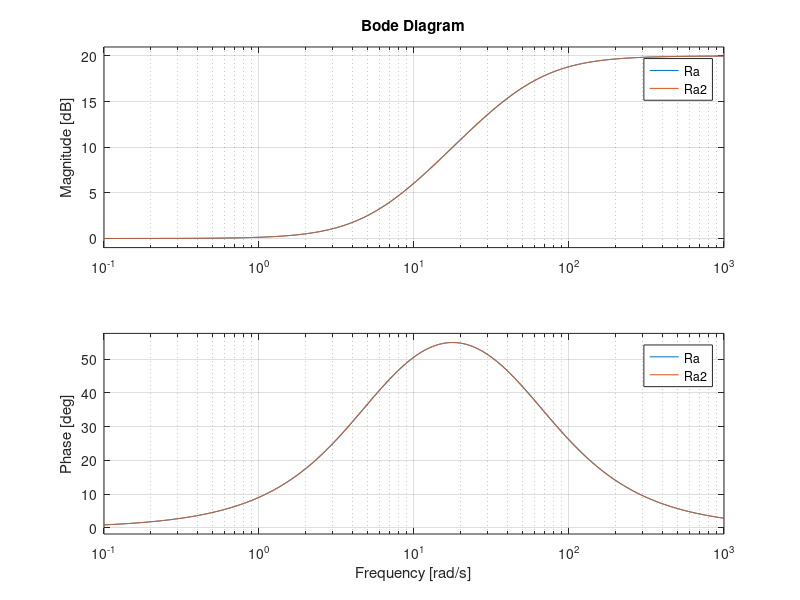
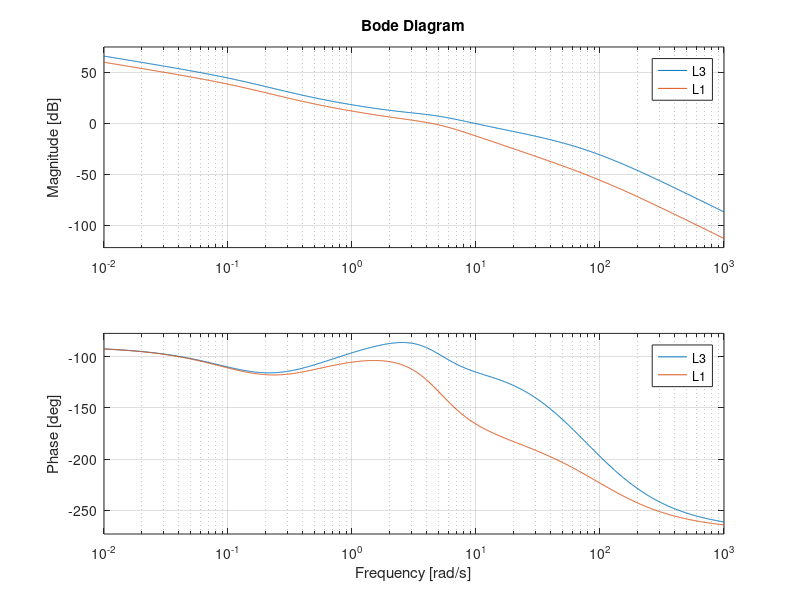
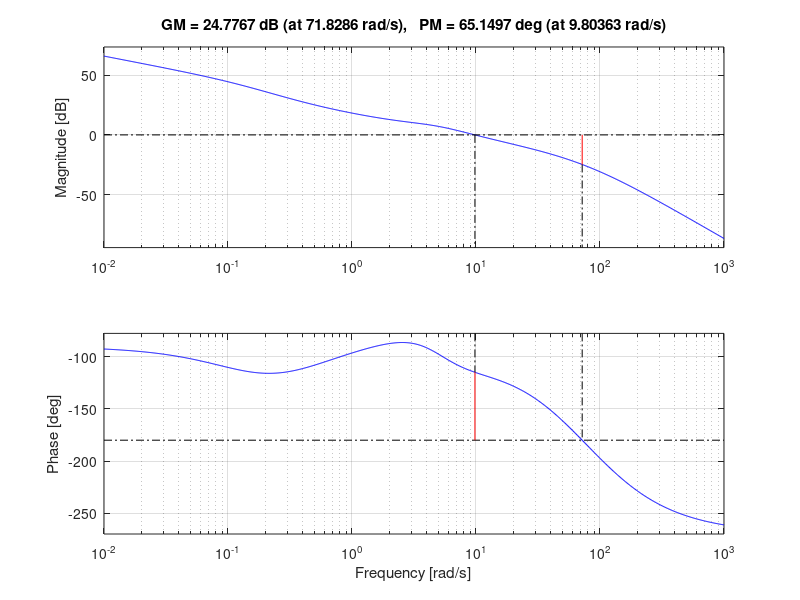
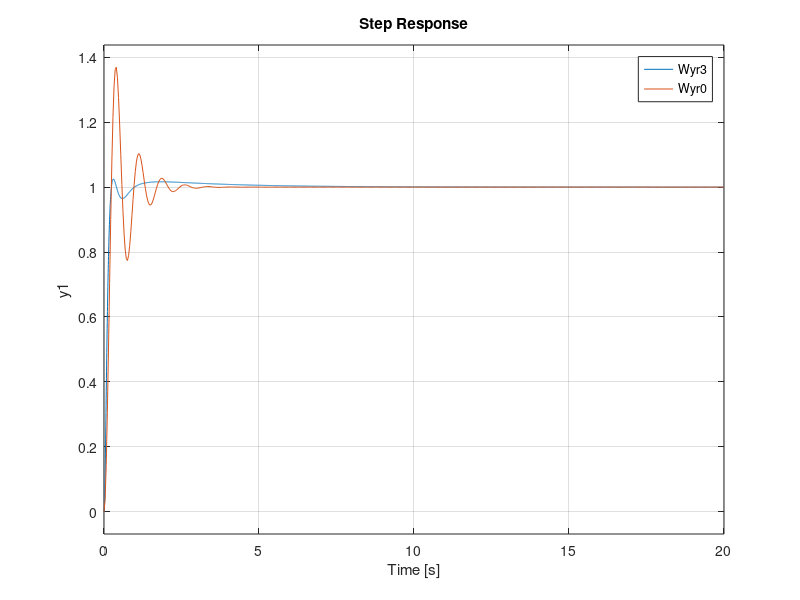

Recreate these plots in MATLAB, in order. (Note: this script raises an error after producing the figures.)
%% CONTROLLER DESIGN EXAMPLE - 30 November 2022

clc
clear all
close all
%% 
s = tf([1 0],[1]); % definaiamo la s 

zita_p = 0.7; % definiamo il coefficente di smorzamento 
omega_p = 5; % definiamo la omega n del sistema di secondo ordine 
P  = 10*(s/4+1) / ...
((s/50 + 1)*(s^2/omega_p^2 + 2*zita_p/omega_p*s + 1)) % funzione  d impianto nominale 

figure(1)
margin(P) % grafichiamo  con bode il sistema 



%% Richieste da rispettare 


% errore a regime per riferimenti rampa <= del 10% del valore di regime 
% sovralongazione minore del 20% del valore di regime 
% tempo di salita inferiore ai 2 secondi T_{a,5} <= 2 secondi



%% DESIGN del controllore (iniziamo con il sistemare il nostro sistema a regime ) 
% Approssimiamo ai poli dominanti in quanto ho un polo nel processo che sta
% in -50 e abbastanza lontano da poter essere tolto e mantenere
% attentibilità con il processo originale 
% inseriamo un polo in 0 per avere almento un sistema di tipo 1 in grado di
% inseguire con erroe finito l ingresso r 
C0 = (s/50 + 1)/s ;
L0 = minreal(C0*P)
Wyr0 = minreal(L0/(1+L0));

figure(1)
subplot(2,1,1)
margin(L0)
legend('L0')
subplot(2,1,2)
rlocus(L0) % vediamo come si stanno comportando  i poli e sta tutto bene 

figure(2)
step(Wyr0) % pissiamo osservare che gia siamo sotto i 2 secondi 
legend;


%%  Errore a regime . 
% non abbiamo bisogno di inserire ulteriori poli in quanto tramite il
% limite del valor finale con un sistema di tipo 1 possiamo assicurarci un
% errore 5limitato per riferimenti rampa
%P  = 10*(s/4+1) / ...
%P  = mu_p*(s/zero+1) / ...
kp=10%mu_p=10;  % guadagno statico del mio processo 
% mu_c % Kc -> margine di guadagno da impostare al mio controllore 

% e = lim s->0 ( s * W_er(s) * r(s)) = R /(1+ 10 * Kc)
% |R/(1+10*Kc)| <= 0.1*R  ->  |1 + 10*Kc| > 1/0.1    10*Kc > 10-1  
% Kc > 9/10 ; -> margine di guadagno superiore a 0.9

% R0/(kp*kc)<=0.1*R0;
% kc > 1/(0.1*kp)
%kc > 1; vincolo sul margine di guadagno 

%% 
% possiamo ricavare inoltre la omega_t desiderata invertendo la relazione 
% dataci per il tempo di assestamento
% Ta,epsilon con 
 epsilon =5;
 zita =0.4; 
 T = 2; % secondi
% T <= -log(0,01*epsilon)/(omega_t *zita) % formula delle dispense
omega_t = (-log(0.01*epsilon))/(2*zita); % 3.7 di omega taglio mi assicura un assestamento minore di 2 secondi 


%%  Transitori
% dobbiamo arrivare ad avere una sovraelongazione inferiore al 20% 
% notiamo che il coefficente di smorzamento e 0.4 
% il tempo di assestamento e rucavabile tramite 

%10/(tau_r*alfa_r) <= 3.7 (omega di taglio (anello aperto) desiderata)

alpha_r = 0.37 % facciamo agira la rete una decade prima  della omega taglio che mi sono calcolato su 
tau = 10*(1/(omega_t * alpha_r)); % scelta del tau delal rete ritardatrice 

% rete ritardatrice dove prima agisce lo zero e poi il polo 
% diminuisce l oscillazione dle sistema in quanto attenuameglio i 
% moduli alle frequenza piu alte.
% di contro abbiamo rallentato il sistema 
Rd = (alpha_r*tau*s+1)/(tau*s + 1); 
 
C1 = C0*Rd*(1/(s/100 +1)); % si aggiunge un polo veloce per rendere causale il controllore  
L1 = C1*P; % funzione d anello aperto 

figure(2)
bode(L0,L1);
legend('L_0','L_1')

W =  L1/(1+L1)
figure(3)
margin(L1)

figure(4)
step(W,Wyr0);
legend
grid on

% confrintando gli step vediamo che il sistema e rallentato 
% creando dei problemi al settling time che e diventato di circa 4 secondi 


%% Tempo di assestamento non soddisfatto rioperiamo con un nuovo design 
% SE AUMENTO IL GUADAGNO NON ARRIVO A RIDOSSO DELLA OMEGA DI TAGLIO E HO
% DEI PROBLEMI 
k=1.25 ; % si inserisce un gain
L2 = C1*k*P;

figure(1)
margin(L2)

figure(2)
bode(L0,L2)
legend('L_0','L_2')

W =  minreal(L2/(1+L2));
figure(3)
bode(W);

figure(4)
step(W)
grid on





%% NUOVE Richieste da rispettare 
% 1)errore a regime per riferimenti rampa <= del 10% del valore di regime 
% 2)sovralongazione minore del 15% del valore di regime 
% 3)tempo di salita inferiore ai 2 secondi T_{a,5} <= 2 secondi

%% definiamo la omega taglio 
zita =0.4; % DATO ALL INIZIO 
T = 2; % secondi DATO DAL 3 PUNTO 
epsilon =5; % DATO DAL 3 PUNTO  
omega_t = (-log(0.01*epsilon))/(2*zita) % 3.7 di omega taglio mi assicura un assestamento minore di 2 secondi 

% adesso vigliamo impostare una omega taglio piu grande di 3,7 cosi da
% stare al sicuro con i tempi di assestamento e e anticipando le fasi
% riusciremo a migliorare anche la sovraelongazione 


%% PROVIAMO AD INSERIRE UNA RETE ANTICIPATRICE 

% 1/tau_a approx poco prima la omega desiderata, circa 4.5
alpha_a = 0.1 ; 

alpha_ra =0.1;
omega_tau  =17.7; % ho scelto la 

tau_ra = 1/(omega_tau*sqrt(alpha_ra)) ;
Ra2 = (tau_ra*s+1)/(alpha_ra*tau_ra*s + 1);
% lo zero agice in 1/0.17 = 5.882352941176470
% il polo  1/0.017865975481177 = 55.972314584981206
% sappiamo che in una rete anticipatrice agisce prima lo zero in 5 e poi 
% il polo in 55 
% lo zero aumenta le fasi da 0.5 fino a 55 poi il polo tra 5 e 500 diminuisce le fasi 
% infatti verso una frequenza di 500 nel diagramma delle fasi comincia a
% tornare asintotico a 0 

tau_a =  0.8/4.5; % esce 0.17 ma non vedo molto guadagno in cio 
Ra = (tau_a*s+1)/(alpha_a*tau_a*s + 1); % adottiamo una rete anticipatrice



k=2 ; % guadagno statico 
% e utile fare cosi per rispettare sempre la causalità 
% controllando che ogni controllore sia causale cio ci aiuta a non
% dovercene preoccupare piu di tanto 
C3 = (Ra2*k*C0*Rd)/(s/100 +1); % polo veloce per renderlo cusale
L3 = C3*P; %faccio la funzione ad anello chiuso 

figure(1)
bode(Ra, Ra2)
legend;

figure(2)
bode(L3,L1) % SI NOTA UN RIGONFIAMENTO DA QUANTO E STATA APPLICATA DOVE MI SERVIVA A ME 
legend;


Wyr3 =  minreal(L3/(1+L3));

 figure(3)
 margin(L3)

figure(4)
step(Wyr3,Wyr0);
legend
grid on

% Abbiamo una sovralongazione limitata
% errore a regime limitato 
% tempo di assestamento limitato 

%% Aggiungiamo un ritardo di 100ms 
Prit = P*exp(-0.1*s) 

alpha_a = 0.1
tau_a =  0.8*1/4.5 ; % 0.17
Ra1 = (tau_a*s+1)/(alpha_a*tau_a*s + 1); 

C4 = Ra1*C0*Rd*(1/(s/500 +1));
L4 = C4*Prit;
C5 =  (C4*Ra1)/(s/1000+1);
L5 = C5*Prit
figure(2)
bode(L4,L5)
legend('L_4','L_5')

Wur = minreal(C5/(1+L5));
W =  minreal(L5/(1+L5));
figure(3)
bode(W,Wur)
legend('W','W_{ur}')


figure(4)
step(W)
grid on


%% Input filter (filtro segnale Fr)

C6 =  C5
L6 = C6*Prit
tau = 1/7
F = 1/(tau*s+1);
Wur = minreal(F*C6/(1+L6));

W =  minreal(F*L6/(1+L6));
figure(3)
bode(W,Wur)
legend('W','W_{ur}')

figure(4)
step(W)
grid on


%% Feed-forward

%1/(s/8+1)
Ff = (((s/50 + 1)*(s^2/omega_p^2 + 2*zita_p/omega_p*s + 1))/(10*(s/4+1)));
%Wur?
W_Ff =  W+minreal(Ff*Prit/(1+L6));
figure(3)
bode(W)
legend('W')

figure(4)
step(W)
grid on